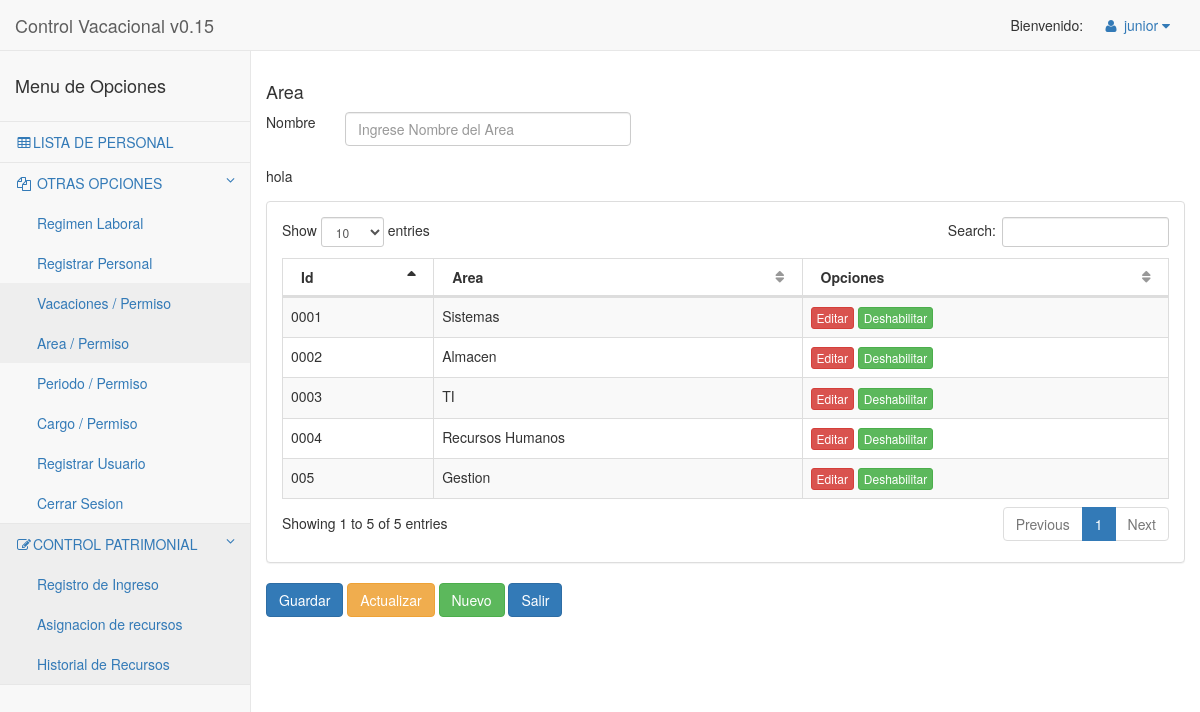
The page /pages/CRUArea.php (signed in) on the database its author committed.
### tables this page shows
CREATE TABLE IF NOT EXISTS `tbarea` (
  `cid` char(4) NOT NULL,
  `vcnombre` varchar(50) NOT NULL,
  PRIMARY KEY (`cid`)
);

### pages/CRUArea.php (the view, shortened to what this page needs)
  <?php include('header.php'); ?>
  <?php include('modals.php'); ?>
  <div class="row">
    <div>
        <div>
            <div>
                <div>
                    <form action="include/regCRUArea.php" method="POST">
                        <div>
                            <h4>Area</h4>
                        </div>
                        <div class="row">
                            <div class="col-md-1">
                                Nombre
                            </div>
                            <div class="col-md-4">
                                <input type="text" class="form-control" placeholder="Ingrese Nombre del Area" name="vcnombre" required>
                            </div>
                        </div>
                        <br>
                        <div class="form-group" type="hidden">
                        hola
                        </div>
                        <div class="row">
                        <div class="col-lg-12">
                            <div class="panel panel-default">
                                <div class="panel-body">
                                    <div class="dataTable_wrapper">
                                        <table class="table table-striped table-bordered table-hover" id="dataTables-example">
                                            <thead>
                                                <tr>
                                                    <th>Id</th>
                                                    <th>Area</th>
                                                    <th>Opciones</th>
                                                </tr>
                                            </thead>
                                            <tbody>
                                                <?php
                                                    $conn = new mysqli(HOST, USER, PASSWORD, DB);
                                                    $resultado_consulta_mysql=mysqli_query($conn,"Call MostrarArea()");
                                                    while($registro = mysqli_fetch_array($resultado_consulta_mysql))
                                                    {
                                                        echo "
                                                            <tr class='odd gradeX'>
                                                                <td id=''>".$registro["cid"]."</td>
                                                                <td id=''>".$registro["vcnombre"]."</td>
                                                                <td id='' class='center'>
                                                                    <input type='button' value='Editar' class='btn btn-danger btn-xs'>
                                                                    <input type='button' value='Deshabilitar' class='btn btn-success btn-xs'>
                                                                </td>
                                                            </tr>
                                                            ";
                                                    }
                                                ?>
                                            </tbody>
                                        </table>
                                    </div>
                                </div>
                            </div>
                        </div>
                        </div>
                        <div>
                            <input type='submit' class="btn btn-primary" value="Guardar">
                            <input type='button' class="btn btn-warning" value="Actualizar">
                            <input type='reset' class="btn btn-success" value="Nuevo">
                            <a class="btn btn-primary" value="cerrar" href='tables.php'>Salir</a>
                        </div>
                    </form>
                </div>
            </div>
        </div>
   </div>
  </div>
<?php include('footer.php'); ?>

### pages/header.php (style rules this page uses)
.dataTable_wrapper { -webkit-transition: 0.9s; }

### rows shown on the page
tbarea: cid "0002", vcnombre "Almacen"
tbarea: cid "005", vcnombre "Gestion"
tbarea: cid "0004", vcnombre "Recursos Humanos"
tbarea: cid "0001", vcnombre "Sistemas"
tbarea: cid "0003", vcnombre "TI"

### other values the page prints
$_SESSION['login_username'] "junior"
